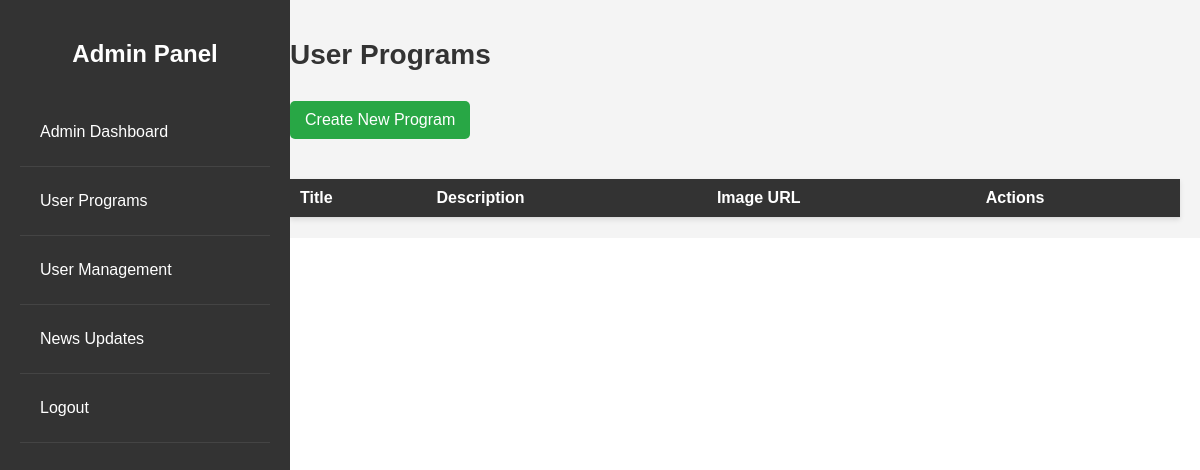
The app's page /admin_programs.php, older data.
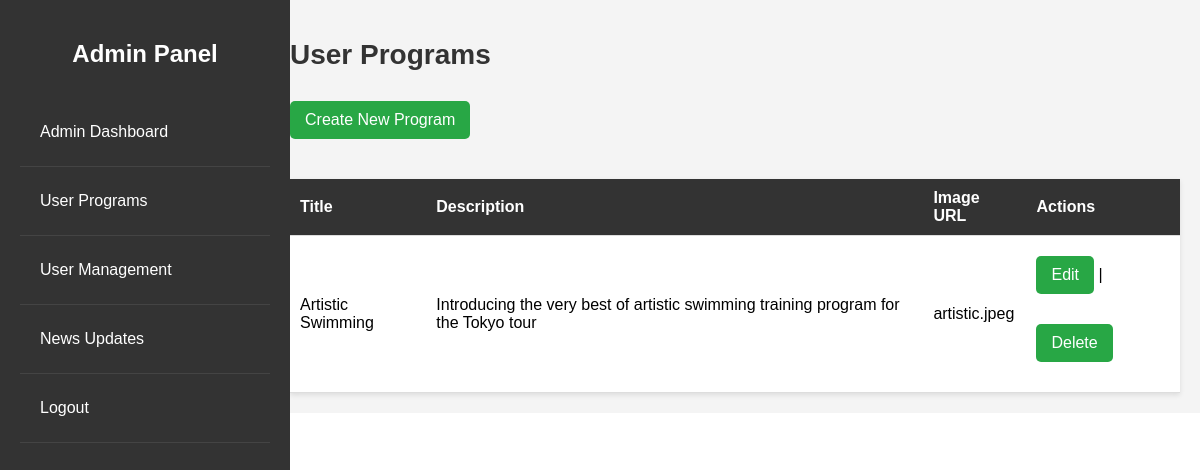
The same page, newer data.
### tables this page shows
CREATE TABLE `programs` (
  `program_id` int(11) NOT NULL,
  `Title` varchar(255) NOT NULL,
  `Description` text NOT NULL,
  `ImageURL` varchar(255) NOT NULL,
  `AltText` varchar(255) DEFAULT NULL,
  `CreationDate` timestamp NOT NULL DEFAULT current_timestamp()
);

### functions.php (called while the page is built, shortened)
<?php
include 'config_.php';
function fetch_all_programs() {
    global $conn;
    $query = "SELECT program_id, Title, Description, imageURL FROM programs";
    return $conn->query($query);
}
?>

### admin_programs.php (the view, shortened to what this page needs)
<?php
include 'functions.php';
$programs_result = fetch_all_programs();
?>
<!DOCTYPE html>
<html lang="en">
<head>
    <link rel="stylesheet" href="admin_programs.css">
</head>
<body>
    <div class="sidebar">
        <h2>Admin Panel</h2>
        <ul>
            <li><a href="admin_dash.php">Admin Dashboard</a></li>
            <li><a href="admin_programs.php" class = "active">User Programs</a></li>
            <li><a href="admin_dashboard.php">User Management</a></li>
            <li><a href="news_updates.php">News Updates</a></li>
            <li><a href="logout.php">Logout</a></li>
        </ul>
    </div>
    <div class="main-content">
        <h1>User Programs</h1>
        <a href="create_program.php">Create New Program</a>
        <table>
            <thead>
                <tr>
                    <th>Title</th>
                    <th>Description</th>
                    <th>Image URL</th>
                    <th>Actions</th>
                </tr>
            </thead>
            <tbody>
                <?php while ($program = $programs_result->fetch_assoc()): ?>
                <tr>
                    <td><?php echo htmlspecialchars($program['Title']); ?></td>
                    <td><?php echo htmlspecialchars($program['Description']); ?></td>
                    <td><?php echo htmlspecialchars($program['imageURL']); ?></td>
                    <td>
                        <a href="edit_programs.php?program_id=<?php echo $program['program_id']; ?>">Edit</a> |
                        <a href="delete_program.php?program_id=<?php echo $program['program_id']; ?>">Delete</a>
                    </td>
                </tr>
                <?php endwhile; ?>
            </tbody>
        </table>
    </div>
</body>
</html>

Row changes from the older to the newer data that the page shows:
added programs: Title "Artistic Swimming", Description "Introducing the very best of artistic swimming training program for the Tokyo tour", ImageURL "artistic.jpeg"
